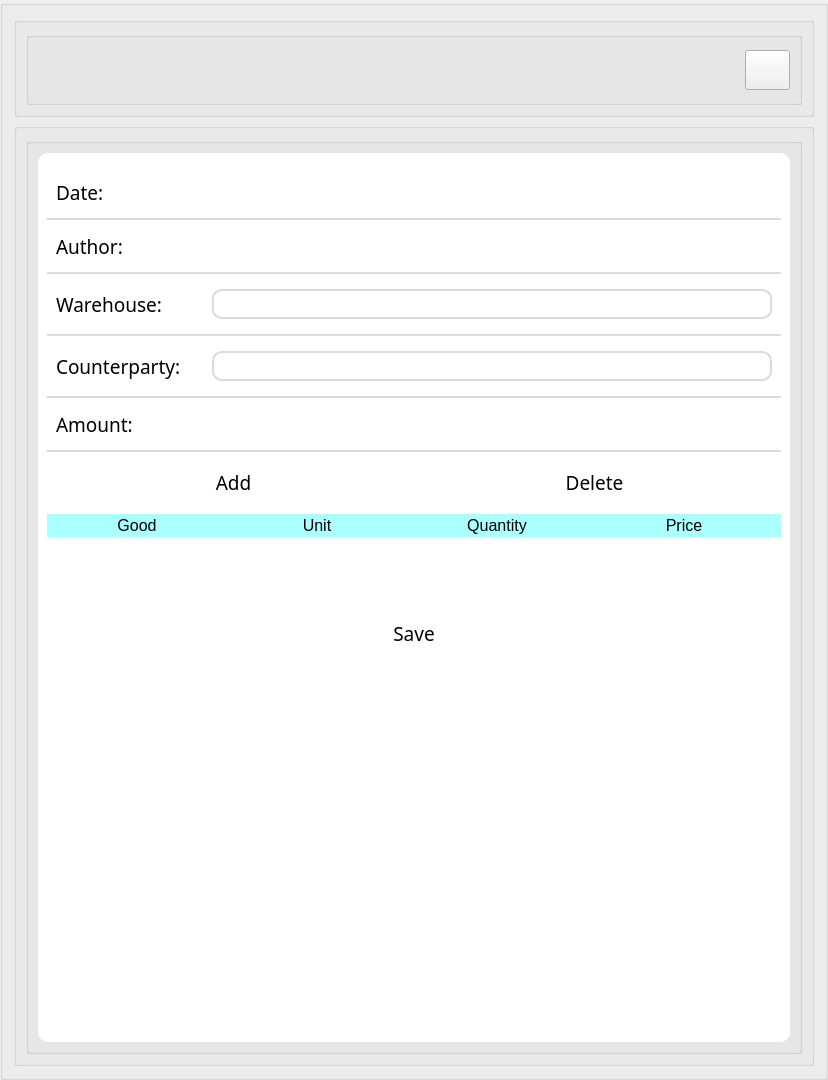
        <widget class="QGroupBox" name="Right_side">
         <property name="sizePolicy">
          <sizepolicy hsizetype="Expanding" vsizetype="Expanding">
           <horstretch>162</horstretch>
           <verstretch>108</verstretch>
          </sizepolicy>
         </property>
         <property name="maximumSize">
          <size>
           <width>1620</width>
           <height>1080</height>
          </size>
         </property>
         <property name="layoutDirection">
          <enum>Qt::LeftToRight</enum>
         </property>
         <property name="styleSheet">
          <string notr="true"/>
         </property>
         <property name="alignment">
          <set>Qt::AlignRight|Qt::AlignTrailing|Qt::AlignVCenter</set>
         </property>
         <layout class="QGridLayout" name="gridLayout_4">
          <item row="0" column="0">
           <widget class="QGroupBox" name="Header_block">
            <property name="sizePolicy">
             <sizepolicy hsizetype="Expanding" vsizetype="Expanding">
              <horstretch>0</horstretch>
              <verstretch>0</verstretch>
             </sizepolicy>
            </property>
            <property name="minimumSize">
             <size>
              <width>800</width>
              <height>100</height>
             </size>
            </property>
            <property name="maximumSize">
             <size>
              <width>1620</width>
              <height>100</height>
             </size>
            </property>
            <property name="alignment">
             <set>Qt::AlignRight|Qt::AlignTrailing|Qt::AlignVCenter</set>
            </property>
            <layout class="QGridLayout" name="gridLayout_2">
             <item row="0" column="0">
              <widget class="QGroupBox" name="User_info">
               <property name="sizePolicy">
                <sizepolicy hsizetype="Expanding" vsizetype="Expanding">
                 <horstretch>0</horstretch>
                 <verstretch>0</verstretch>
                </sizepolicy>
               </property>
               <property name="maximumSize">
                <size>
                 <width>1620</width>
                 <height>100</height>
                </size>
               </property>
               <property name="alignment">
                <set>Qt::AlignRight|Qt::AlignTop|Qt::AlignTrailing</set>
               </property>
               <layout class="QGridLayout" name="gridLayout_3">
                <item row="0" column="2">
                 <widget class="QPushButton" name="logout">
                  <property name="sizePolicy">
                   <sizepolicy hsizetype="Expanding" vsizetype="Expanding">
                    <horstretch>0</horstretch>
                    <verstretch>0</verstretch>
                   </sizepolicy>
                  </property>
                  <property name="maximumSize">
                   <size>
                    <width>45</width>
                    <height>40</height>
                   </size>
                  </property>
                  <property name="layoutDirection">
                   <enum>Qt::RightToLeft</enum>
                  </property>
                  <property name="text">
                   <string/>
                  </property>
                  <property name="icon">
                   <iconset>
                    <normaloff>icons/logout.png</normaloff>icons/logout.png</iconset>
                  </property>
                  <property name="iconSize">
                   <size>
                    <width>40</width>
                    <height>40</height>
                   </size>
                  </property>
                 </widget>
                </item>
                <item row="0" column="1">
                 <widget class="QLabel" name="username">
                  <property name="sizePolicy">
                   <sizepolicy hsizetype="Expanding" vsizetype="Expanding">
                    <horstretch>0</horstretch>
                    <verstretch>0</verstretch>
                   </sizepolicy>
                  </property>
                  <property name="maximumSize">
                   <size>
                    <width>90</width>
                    <height>50</height>
                   </size>
                  </property>
                  <property name="font">
                   <font>
                    <family>Century Gothic</family>
                    <pointsize>14</pointsize>
                   </font>
                  </property>
                  <property name="text">
                   <string/>
                  </property>
                  <property name="alignment">
                   <set>Qt::AlignRight|Qt::AlignTrailing|Qt::AlignVCenter</set>
                  </property>
                 </widget>
                </item>
                <item row="0" column="0">
                 <widget class="QLabel" name="label">
                  <property name="text">
                   <string/>
                  </property>
                 </widget>
                </item>
               </layout>
              </widget>
             </item>
            </layout>
           </widget>
          </item>
          <item row="2" column="0">
           <widget class="QGroupBox" name="Body_block">
            <property name="sizePolicy">
             <sizepolicy hsizetype="Expanding" vsizetype="Expanding">
              <horstretch>0</horstretch>
              <verstretch>0</verstretch>
             </sizepolicy>
            </property>
            <property name="maximumSize">
             <size>
              <width>1620</width>
              <height>980</height>
             </size>
            </property>
            <property name="alignment">
             <set>Qt::AlignRight|Qt::AlignTop|Qt::AlignTrailing</set>
            </property>
            <layout class="QGridLayout" name="gridLayout">
             <item row="0" column="4">
              <widget class="QGroupBox" name="items_in_body">
               <property name="minimumSize">
                <size>
                 <width>200</width>
                 <height>100</height>
                </size>
               </property>
               <property name="maximumSize">
                <size>
                 <width>1370</width>
                 <height>980</height>
                </size>
               </property>
               <property name="alignment">
                <set>Qt::AlignLeading|Qt::AlignLeft|Qt::AlignTop</set>
               </property>
               <layout class="QGridLayout" name="gridLayout_9">
                <item row="0" column="0">
                 <widget class="QGroupBox" name="verticalGroupBox">
                  <property name="minimumSize">
                   <size>
                    <width>0</width>
                    <height>800</height>
                   </size>
                  </property>
                  <property name="styleSheet">
                   <string notr="true">background: rgb(255, 255, 255);
border-radius: 10px;</string>
                  </property>
                  <layout class="QGridLayout" name="gridLayout_11">
                   <item row="3" column="1">
                    <widget class="QFrame" name="separator_2">
                     <property name="minimumSize">
                      <size>
                       <width>0</width>
                       <height>2</height>
                      </size>
                     </property>
                     <property name="maximumSize">
                      <size>
                       <width>16777215</width>
                       <height>2</height>
                      </size>
                     </property>
                     <property name="styleSheet">
                      <string notr="true">background-color: rgb(218, 220, 220);</string>
                     </property>
                     <property name="frameShape">
                      <enum>QFrame::Panel</enum>
                     </property>
                     <property name="frameShadow">
                      <enum>QFrame::Raised</enum>
                     </property>
                     <property name="lineWidth">
                      <number>2</number>
                     </property>
                    </widget>
                   </item>
                   <item row="5" column="1">
                    <widget class="QGroupBox" name="author_box">
                     <property name="minimumSize">
                      <size>
                       <width>400</width>
                       <height>0</height>
                      </size>
                     </property>
                     <property name="maximumSize">
                      <size>
                       <width>16777215</width>
                       <height>40</height>
                      </size>
                     </property>
                     <layout class="QHBoxLayout" name="horizontalLayout_4">
                      <item>
                       <widget class="QLabel" name="author_label">
                        <property name="minimumSize">
                         <size>
                          <width>150</width>
                          <height>0</height>
                         </size>
                        </property>
                        <property name="font">
                         <font>
                          <family>Century Gothic</family>
                          <pointsize>14</pointsize>
                         </font>
                        </property>
                        <property name="text">
                         <string>Author: </string>
                        </property>
                       </widget>
                      </item>
                      <item>
                       <widget class="QLineEdit" name="author">
                        <property name="font">
                         <font>
                          <family>Century Gothic</family>
                          <pointsize>14</pointsize>
                         </font>
                        </property>
                        <property name="alignment">
                         <set>Qt::AlignLeading|Qt::AlignLeft|Qt::AlignTop</set>
                        </property>
                        <property name="readOnly">
                         <bool>true</bool>
                        </property>
                       </widget>
                      </item>
                     </layout>
                    </widget>
                   </item>
                   <item row="11" column="1">
                    <widget class="QFrame" name="separator_4">
                     <property name="minimumSize">
                      <size>
                       <width>0</width>
                       <height>2</height>
                      </size>
                     </property>
                     <property name="maximumSize">
                      <size>
                       <width>16777215</width>
                       <height>2</height>
                      </size>
                     </property>
                     <property name="styleSheet">
                      <string notr="true">background-color: rgb(218, 220, 220);</string>
                     </property>
                     <property name="frameShape">
                      <enum>QFrame::StyledPanel</enum>
                     </property>
                     <property name="frameShadow">
                      <enum>QFrame::Raised</enum>
                     </property>
                    </widget>
                   </item>
                   <item row="15" column="1">
                    <widget class="QTableWidget" name="tableWidget">
                     <property name="font">
                      <font>
                       <family>Century Gothic</family>
                       <pointsize>14</pointsize>
                      </font>
                     </property>
                     <property name="styleSheet">
                      <string notr="true">QHeaderView::section {
    background-color:rgb(170, 255, 255);
	border: none;
	font-family: &quot;Century Gothic&quot;;
    font-size: 16px;
}
QTableWidget::horizontalHeader {
	border-radius: 15px;
}
QTableWidget {
	border-radius: 15px;
	background-color: rgb(255, 255, 255);
}</string>
                     </property>
                     <attribute name="horizontalHeaderVisible">
                      <bool>true</bool>
                     </attribute>
                     <attribute name="horizontalHeaderCascadingSectionResizes">
                      <bool>false</bool>
                     </attribute>
                     <attribute name="horizontalHeaderDefaultSectionSize">
                      <number>180</number>
                     </attribute>
                     <attribute name="horizontalHeaderStretchLastSection">
                      <bool>true</bool>
                     </attribute>
                     <column>
                      <property name="text">
                       <string>Good</string>
                      </property>
                     </column>
                     <column>
                      <property name="text">
                       <string>Unit</string>
                      </property>
                     </column>
                     <column>
                      <property name="text">
                       <string>Quantity</string>
                      </property>
                     </column>
                     <column>
                      <property name="text">
                       <string>Price</string>
                      </property>
                     </column>
                    </widget>
                   </item>
                   <item row="1" column="1">
                    <widget class="QGroupBox" name="date_box">
                     <property name="minimumSize">
                      <size>
                       <width>400</width>
                       <height>50</height>
                      </size>
                     </property>
                     <property name="maximumSize">
                      <size>
                       <width>16777215</width>
                       <height>40</height>
                      </size>
                     </property>
                     <layout class="QHBoxLayout" name="horizontalLayout_3">
                      <item>
                       <widget class="QLabel" name="date_label">
                        <property name="minimumSize">
                         <size>
                          <width>150</width>
                          <height>0</height>
                         </size>
                        </property>
                        <property name="font">
                         <font>
                          <family>Century Gothic</family>
                          <pointsize>14</pointsize>
                         </font>
                        </property>
                        <property name="text">
                         <string>Date: </string>
                        </property>
                       </widget>
                      </item>
                      <item>
                       <widget class="QLineEdit" name="date">
                        <property name="font">
                         <font>
                          <family>Century Gothic</family>
                          <pointsize>14</pointsize>
                         </font>
                        </property>
                        <property name="alignment">
                         <set>Qt::AlignLeading|Qt::AlignLeft|Qt::AlignTop</set>
                        </property>
                        <property name="readOnly">
                         <bool>true</bool>
                        </property>
                        <property name="placeholderText">
                         <string/>
                        </property>
                       </widget>
                      </item>
                     </layout>
                    </widget>
                   </item>
                   <item row="17" column="1">
                    <widget class="QPushButton" name="save">
                     <property name="font">
                      <font>
                       <family>Century Gothic</family>
                       <pointsize>14</pointsize>
                      </font>
                     </property>
                     <property name="text">
                      <string>Save</string>
                     </property>
                     <property name="icon">
                      <iconset>
                       <normaloff>icons/save.png</normaloff>icons/save.png</iconset>
                     </property>
                    </widget>
                   </item>
                   <item row="7" column="1">
                    <widget class="QFrame" name="separator_3">
                     <property name="minimumSize">
                      <size>
                       <width>0</width>
                       <height>2</height>
                      </size>
                     </property>
                     <property name="maximumSize">
                      <size>
                       <width>16777215</width>
                       <height>2</height>
                      </size>
                     </property>
                     <property name="styleSheet">
                      <string notr="true">background-color: rgb(218, 220, 220);</string>
                     </property>
                     <property name="frameShape">
                      <enum>QFrame::StyledPanel</enum>
                     </property>
                     <property name="frameShadow">
                      <enum>QFrame::Raised</enum>
                     </property>
                    </widget>
                   </item>
                   <item row="18" column="1">
                    <widget class="QLabel" name="label_2">
                     <property name="minimumSize">
                      <size>
                       <width>0</width>
                       <height>500</height>
                      </size>
                     </property>
                     <property name="frameShape">
                      <enum>QFrame::Panel</enum>
                     </property>
                     <property name="frameShadow">
                      <enum>QFrame::Sunken</enum>
                     </property>
                     <property name="lineWidth">
                      <number>2</number>
                     </property>
                     <property name="text">
                      <string/>
                     </property>
                    </widget>
                   </item>
                   <item row="16" column="1">
                    <widget class="QLabel" name="info_message">
                     <property name="sizePolicy">
                      <sizepolicy hsizetype="Expanding" vsizetype="Expanding">
                       <horstretch>0</horstretch>
                       <verstretch>0</verstretch>
                      </sizepolicy>
                     </property>
                     <property name="maximumSize">
                      <size>
                       <width>16777215</width>
                       <height>50</height>
                      </size>
                     </property>
                     <property name="font">
                      <font>
                       <family>Century Gothic</family>
                       <pointsize>14</pointsize>
                      </font>
                     </property>
                     <property name="styleSheet">
                      <string notr="true">color: rgb(255, 126, 128);</string>
                     </property>
                     <property name="text">
                      <string/>
                     </property>
                     <property name="alignment">
                      <set>Qt::AlignCenter</set>
                     </property>
                    </widget>
                   </item>
                   <item row="8" column="1">
                    <widget class="QGroupBox" name="warehouse_box">
                     <property name="minimumSize">
                      <size>
                       <width>0</width>
                       <height>0</height>
                      </size>
                     </property>
                     <property name="maximumSize">
                      <size>
                       <width>16777215</width>
                       <height>50</height>
                      </size>
                     </property>
                     <layout class="QHBoxLayout" name="horizontalLayout_6">
                      <item>
                       <widget class="QLabel" name="warehouse_label">
                        <property name="maximumSize">
                         <size>
                          <width>150</width>
                          <height>16777215</height>
                         </size>
                        </property>
                        <property name="font">
                         <font>
                          <family>Century Gothic</family>
                          <pointsize>14</pointsize>
                         </font>
                        </property>
                        <property name="text">
                         <string>Warehouse: </string>
                        </property>
                       </widget>
                      </item>
                      <item>
                       <widget class="QComboBox" name="warehouse">
                        <property name="minimumSize">
                         <size>
                          <width>129</width>
                          <height>30</height>
                         </size>
                        </property>
                        <property name="maximumSize">
                         <size>
                          <width>16777215</width>
                          <height>40</height>
                         </size>
                        </property>
                        <property name="font">
                         <font>
                          <family>Century Gothic</family>
                          <pointsize>-1</pointsize>
                         </font>
                        </property>
                        <property name="styleSheet">
                         <string notr="true">QComboBox {
    border: 2px solid #dbdbdb;
    border-bottom: 2px solid #dbdbdb;
    padding: 5px 18px 5px 5px;
    min-width: 6em;
    font-size: 14px;
    margin-right: 0px;                               
}

QComboBox::drop-down {
    subcontrol-origin: margin;
    subcontrol-position: right;
    width: 40px;
    background-color: #fffff;
    border-radius: 10px;
    margin-right: 6px;                               
}

QComboBox::down-arrow {
    image: url(./design/icons/combo_box.png);
    width: 36px;
    height: 39px;     
    position: relative;
    top: 0px; left: 0px;                              
}
</string>
                        </property>
                        <property name="insertPolicy">
                         <enum>QComboBox::InsertAfterCurrent</enum>
                        </property>
                        <property name="iconSize">
                         <size>
                          <width>40</width>
                          <height>40</height>
                         </size>
                        </property>
                       </widget>
                      </item>
                     </layout>
                    </widget>
                   </item>
                   <item row="10" column="1">
                    <widget class="QGroupBox" name="counterparty_box">
                     <property name="minimumSize">
                      <size>
                       <width>0</width>
                       <height>0</height>
                      </size>
                     </property>
                     <property name="maximumSize">
                      <size>
                       <width>16777215</width>
                       <height>50</height>
                      </size>
                     </property>
                     <layout class="QHBoxLayout" name="horizontalLayout_5">
                      <item>
                       <widget class="QLabel" name="counterparty_label">
                        <property name="maximumSize">
                         <size>
                          <width>150</width>
                          <height>16777215</height>
                         </size>
                        </property>
                        <property name="font">
                         <font>
                          <family>Century Gothic</family>
                          <pointsize>14</pointsize>
                         </font>
                        </property>
                        <property name="text">
                         <string>Counterparty: </string>
                        </property>
                       </widget>
                      </item>
                      <item>
                       <widget class="QComboBox" name="counterparty">
                        <property name="minimumSize">
                         <size>
                          <width>129</width>
                          <height>30</height>
                         </size>
                        </property>
                        <property name="maximumSize">
                         <size>
                          <width>16777215</width>
                          <height>40</height>
                         </size>
                        </property>
                        <property name="font">
                         <font>
                          <family>Century Gothic</family>
                          <pointsize>-1</pointsize>
                         </font>
                        </property>
                        <property name="styleSheet">
                         <string notr="true">QComboBox {
    border: 2px solid #dbdbdb;
    border-bottom: 2px solid #dbdbdb;
    padding: 5px 18px 5px 5px;
    min-width: 6em;
    font-size: 14px;
    margin-right: 0px;                               
}

QComboBox::drop-down {
    subcontrol-origin: margin;
    subcontrol-position: right;
    width: 40px;
    background-color: #fffff;
    border-radius: 10px;
    margin-right: 6px;                               
}

QComboBox::down-arrow {
    image: url(./design/icons/combo_box.png);
    width: 36px;
    height: 39px;     
    position: relative;
    top: 0px; left: 0px;                              
}
</string>
                        </property>
                        <property name="insertPolicy">
                         <enum>QComboBox::InsertAfterCurrent</enum>
                        </property>
                        <property name="iconSize">
                         <size>
                          <width>40</width>
                          <height>40</height>
                         </size>
                        </property>
                       </widget>
                      </item>
                     </layout>
                    </widget>
                   </item>
                   <item row="12" column="1">
                    <widget class="QGroupBox" name="amount_box">
                     <property name="maximumSize">
                      <size>
                       <width>16777215</width>
                       <height>40</height>
                      </size>
                     </property>
                     <layout class="QHBoxLayout" name="horizontalLayout_7">
                      <item>
                       <widget class="QLabel" name="amount_label">
                        <property name="minimumSize">
                         <size>
                          <width>150</width>
                          <height>0</height>
                         </size>
                        </property>
                        <property name="font">
                         <font>
                          <family>Century Gothic</family>
                          <pointsize>14</pointsize>
                         </font>
                        </property>
                        <property name="text">
                         <string>Amount: </string>
                        </property>
                       </widget>
                      </item>
                      <item>
                       <widget class="QLineEdit" name="amount">
                        <property name="font">
                         <font>
                          <family>Century Gothic</family>
                          <pointsize>14</pointsize>
                         </font>
                        </property>
                        <property name="inputMethodHints">
                         <set>Qt::ImhDigitsOnly</set>
                        </property>
                       </widget>
                      </item>
                     </layout>
                    </widget>
                   </item>
                   <item row="9" column="1">
                    <widget class="QFrame" name="separator_6">
                     <property name="minimumSize">
                      <size>
                       <width>0</width>
                       <height>2</height>
                      </size>
                     </property>
                     <property name="maximumSize">
                      <size>
                       <width>16777215</width>
                       <height>2</height>
                      </size>
                     </property>
                     <property name="styleSheet">
                      <string notr="true">background-color: rgb(218, 220, 220);</string>
                     </property>
                     <property name="frameShape">
                      <enum>QFrame::StyledPanel</enum>
                     </property>
                     <property name="frameShadow">
                      <enum>QFrame::Raised</enum>
                     </property>
                    </widget>
                   </item>
                   <item row="13" column="1">
                    <widget class="QFrame" name="separator_5">
                     <property name="minimumSize">
                      <size>
                       <width>0</width>
                       <height>2</height>
                      </size>
                     </property>
                     <property name="maximumSize">
                      <size>
                       <width>16777215</width>
                       <height>2</height>
                      </size>
                     </property>
                     <property name="styleSheet">
                      <string notr="true">background-color: rgb(218, 220, 220);</string>
                     </property>
                     <property name="frameShape">
                      <enum>QFrame::StyledPanel</enum>
                     </property>
                     <property name="frameShadow">
                      <enum>QFrame::Raised</enum>
                     </property>
                    </widget>
                   </item>
                   <item row="14" column="1">
                    <widget class="QGroupBox" name="buttons_box">
                     <property name="minimumSize">
                      <size>
                       <width>0</width>
                       <height>50</height>
                      </size>
                     </property>
                     <property name="maximumSize">
                      <size>
                       <width>16777215</width>
                       <height>50</height>
                      </size>
                     </property>
                     <layout class="QHBoxLayout" name="horizontalLayout_8">
                      <item>
                       <widget class="QPushButton" name="add">
                        <property name="font">
                         <font>
                          <family>Century Gothic</family>
                          <pointsize>14</pointsize>
                         </font>
                        </property>
                        <property name="text">
                         <string>Add</string>
                        </property>
                        <property name="icon">
                         <iconset>
                          <normaloff>icons/add.png</normaloff>icons/add.png</iconset>
                        </property>
                        <property name="iconSize">
                         <size>
                          <width>32</width>
                          <height>32</height>
                         </size>
                        </property>
                       </widget>
                      </item>
                      <item>
                       <widget class="QPushButton" name="pushButton">
                        <property name="font">
                         <font>
                          <family>Century Gothic</family>
                          <pointsize>14</pointsize>
                         </font>
                        </property>
                        <property name="text">
                         <string>Delete</string>
                        </property>
                        <property name="icon">
                         <iconset>
                          <normaloff>icons/delete.png</normaloff>icons/delete.png</iconset>
                        </property>
                        <property name="iconSize">
                         <size>
                          <width>32</width>
                          <height>32</height>
                         </size>
                        </property>
                       </widget>
                      </item>
                     </layout>
                    </widget>
                   </item>
                  </layout>
                 </widget>
                </item>
               </layout>
              </widget>
             </item>
            </layout>
           </widget>
          </item>
         </layout>
        </widget>
